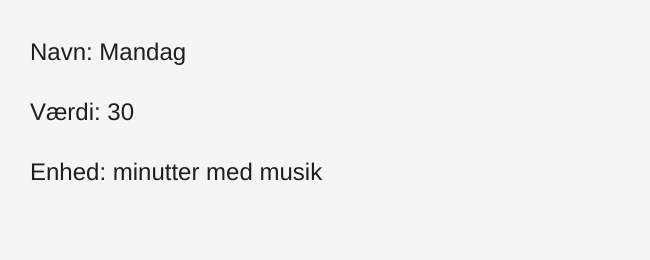
Frame 1 (no input)
Frame 60 (no input): identical to frame 1, image omitted
Frame 120 (the mouse pressed at the canvas centre since frame 60): identical to frame 1, image omitted

The p5.js sketch that drew this single still picture (run headless with seeded random() and noise() and a simulated clock; from frame 60 on, the mouse is pressed at the canvas centre):

// p5.js sketch
// ── sketch.js
// Et array med to objekter. Hvert objekt beskriver én måling.
let maalinger = [
  { navn: "Mandag", vaerdi: 30, enhed: "minutter med musik" },
  { navn: "Tirsdag", vaerdi: 65, enhed: "minutter med musik" }
];

function setup() {
  createCanvas(650, 260);
  textSize(24);
}

function draw() {
  background(245);
  fill(30);

  // Indeks 0 vælger det første objekt. Prøv at ændre 0 til 1.
  let maaling = maalinger[0];

  // Punktnotation henter et felt fra objektet.
  text("Navn: " + maaling.navn, 30, 60);
  text("Værdi: " + maaling.vaerdi, 30, 120);
  text("Enhed: " + maaling.enhed, 30, 180);
}
